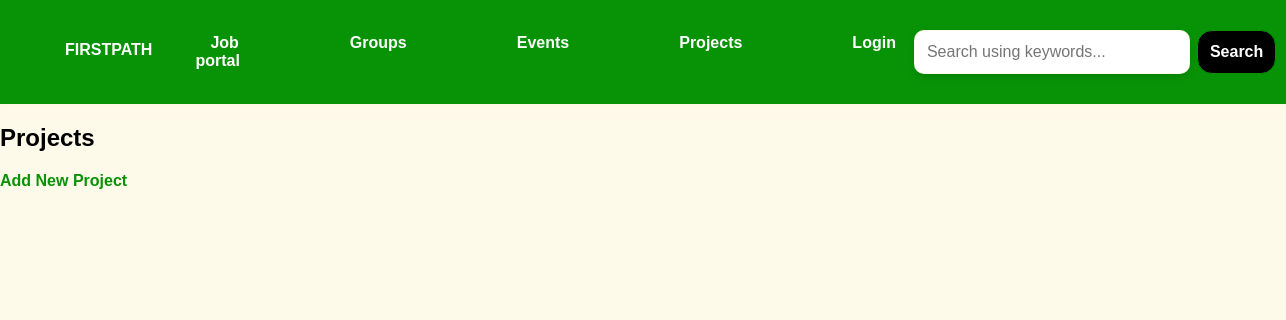
The app's page /projects/, older data.
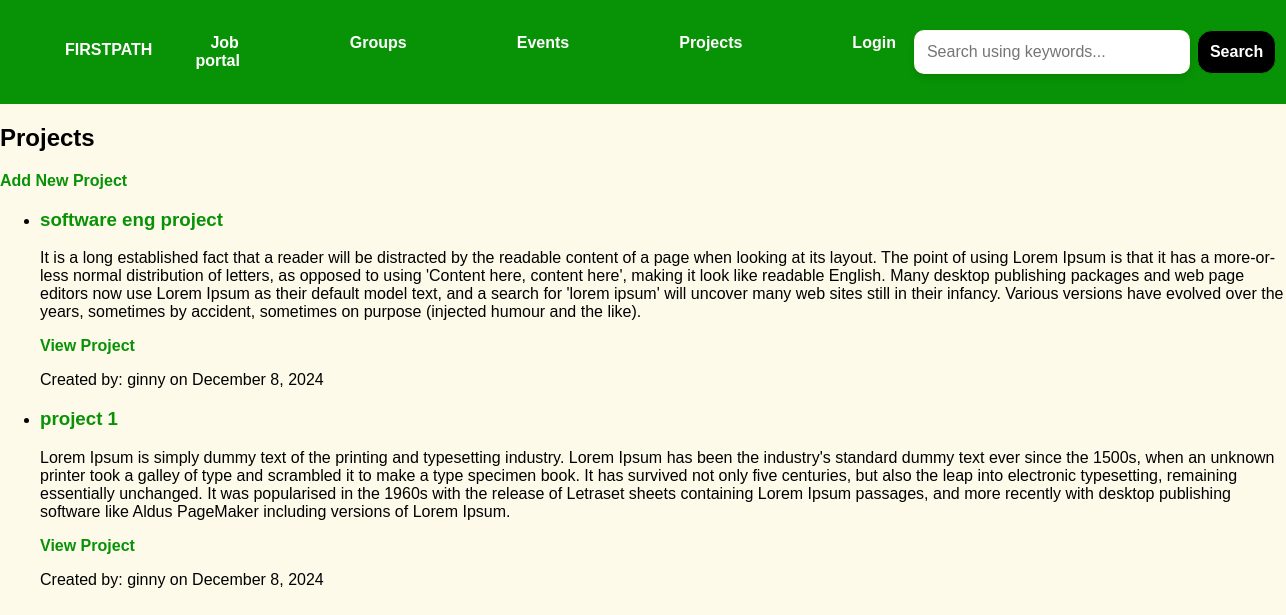
The same page, newer data.
### base/models.py (models this page shows, shortened)
class Project(models.Model):
    user = models.ForeignKey(User, on_delete=models.CASCADE)  # The user who created the project
    title = models.CharField(max_length=200)
    description = models.TextField()
    link = models.URLField(blank=True, null=True)  # Optional project link
    created = models.DateTimeField(auto_now_add=True)

### base/views.py (the view)
# urls.py: path('projects/', views.project_list, name='project-list'),
def project_list(request):
    projects = Project.objects.all().order_by('-created')
    context = {'projects': projects}
    return render(request, 'base/project_list.html', context)

### base/templates/base/project_list.html
{% extends 'main.html' %}
{% block content %}
{% load static %}
<h2>Projects</h2>
<div>
    <a href="{% url 'add-project' %}">Add New Project</a>
</div>
<ul>
    {% for project in projects %}
    <li>
        <h3>{{ project.title }}</h3>
        <p>{{ project.description }}</p>
        {% if project.link %}
        <a href="{{ project.link }}" target="_blank">View Project</a>
        {% endif %}
        <p>Created by: {{ project.user.username }} on {{ project.created|date:"F j, Y" }}</p>
    </li>
    {% endfor %}
</ul>
{% endblock %}

Row changes from the older to the newer data that the page shows:
added Project: title "software eng project", description "It is a long established fact that a reader will be distracted by the readable content of a page when looking at its layout. The point of using Lorem Ipsum is that it has a more-or-less normal distribution of letters, as opposed to using 'Content here, content here', making it look like readable English. Many desktop publishing packages and web page editors now use Lorem Ipsum as their default model text, and a search for 'lorem ipsum' will uncover many web sites still in their infancy. Various versions have evolved over the years, sometimes by accident, sometimes on purpose (injected humour and the like).", user.username "ginny", created "December 8, 2024"
added Project: title "project 1", description "Lorem Ipsum is simply dummy text of the printing and typesetting industry. Lorem Ipsum has been the industry's standard dummy text ever since the 1500s, when an unknown printer took a galley of type and scrambled it to make a type specimen book. It has survived not only five centuries, but also the leap into electronic typesetting, remaining essentially unchanged. It was popularised in the 1960s with the release of Letraset sheets containing Lorem Ipsum passages, and more recently with desktop publishing software like Aldus PageMaker including versions of Lorem Ipsum.", user.username "ginny", created "December 8, 2024"
